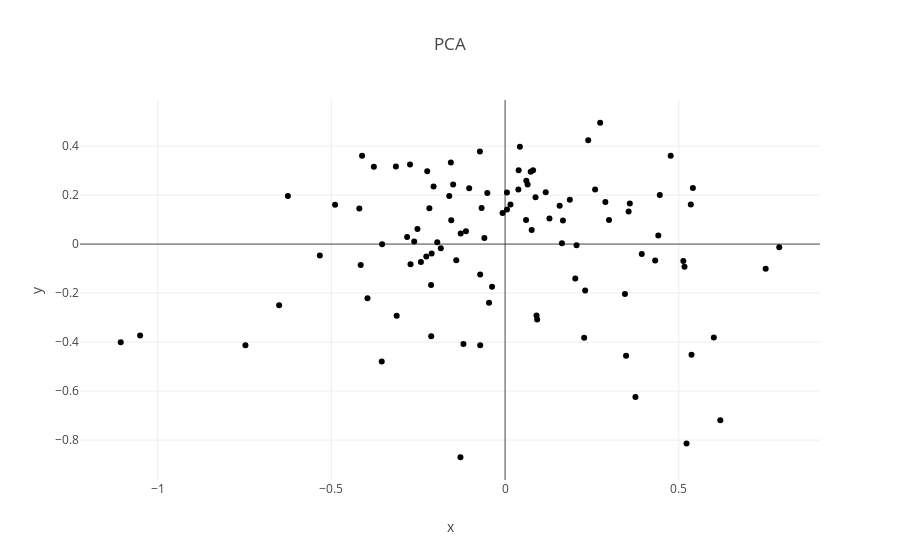

The notebook cell saved with this chart:
### Code cell
## Lakukan PCA untuk mengurangi jumlah fitur menjadi 2 fitur saja
pca = PCA(n_components=2)
pca.fit(data2)
pca_data = pca.transform(data2)

## buat dataframe dari hasil pca
pca_df = pd.DataFrame(data=pca_data, columns=['x', 'y'])
pca_df.head()

## plot pca_df using plotly
fig = px.scatter(pca_df, x='x', y='y', title='PCA')
fig.show()
